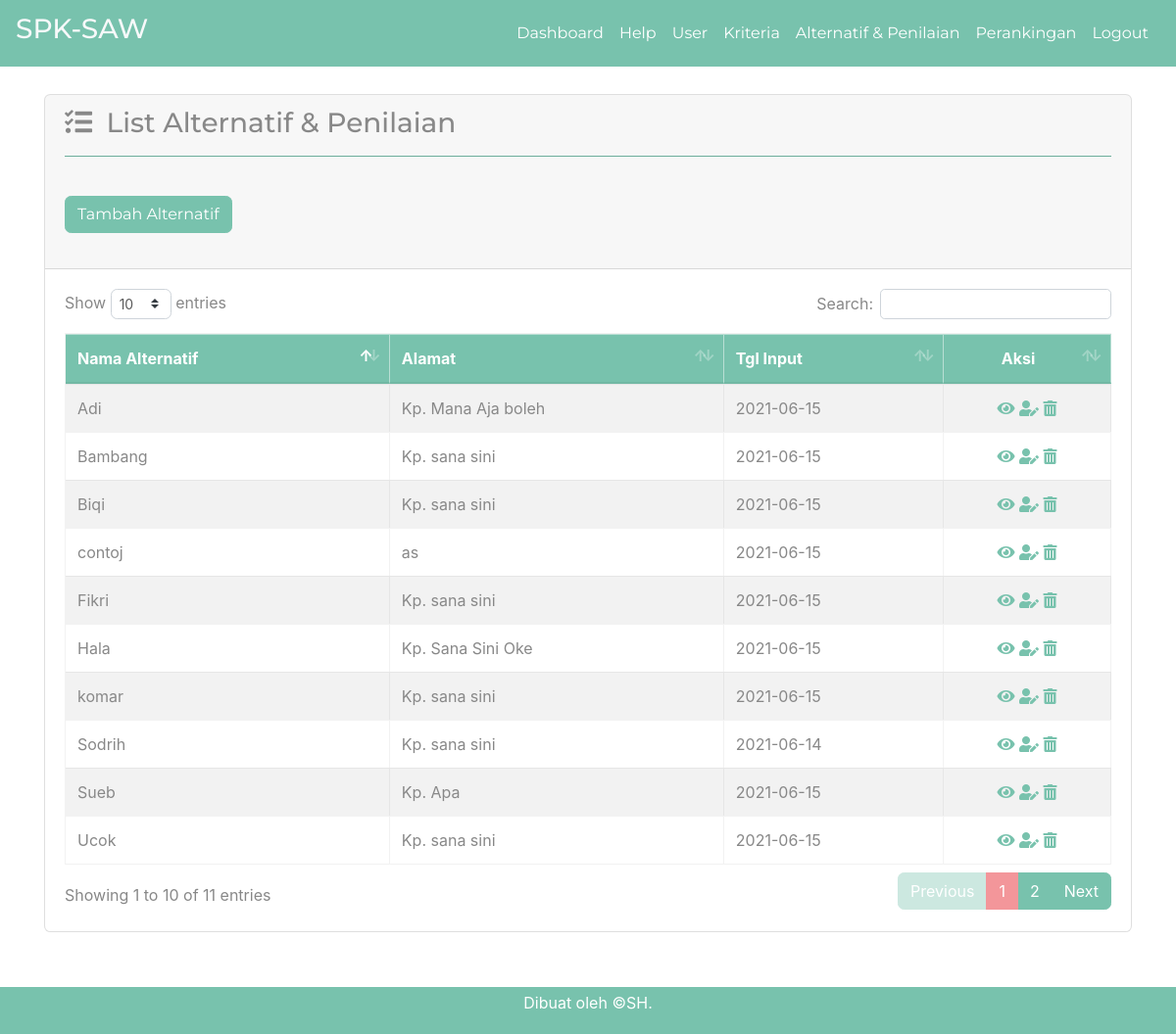
Page /list-alternatif.php (signed in) on the committed database.
### tables this page shows
CREATE TABLE `alternatif` (
  `id_alternatif` int(10) NOT NULL,
  `nama_alternatif` varchar(25) NOT NULL,
  `alamat` text NOT NULL,
  `tanggal_input` date NOT NULL
);

### list-alternatif.php (the view, shortened to what this page needs)
<?php require_once('includes/init.php'); ?>
<?php
require_once('head.php');
require_once('navbar.php');
?>
<div class="container pt-5 pb-2">
    <div class="row">
        <div class="col">
            <div class="card mb-5">
                <div class="card-header">
                    <h3><i class="fa fa-tasks ">&nbsp</i> List Alternatif & Penilaian</h3>
                    <hr class="bg-primary">
                    <br>
                    <a class="btn btn-primary " href="tambah-alternatif.php" role="button">Tambah Alternatif</a><br>
                    <br>
                    <?php
                    $query = $pdo->prepare('SELECT * FROM alternatif');
                    $query->execute();
                    $query->setFetchMode(PDO::FETCH_ASSOC);
                    if($query->rowCount() > 0):
                    ?>
                </div>
                <div class="card-body">
                    <div class="table-responsive">
                        <table class="table table-striped table-hover table-bordered" >
                            <thead class="table-primary">
                                <tr>
                                    <th scope="col">Nama Alternatif</th>
                                    <th scope="col">Alamat</th>
                                    <th scope="col">Tgl Input</th>
                                    <th scope="col"class="text-center">Aksi</th>
                                </tr>
                            </thead>
                            <tbody>
                                <?php while($hasil = $query->fetch()): ?>
                                    <tr>
                                        <td><?php echo $hasil['nama_alternatif']; ?></td>
                                        <td><?php echo $hasil['alamat']; ?></td>
                                        <td><?php echo $hasil['tanggal_input']; ?></td>
                                        <td class="text-center"><a href="single-alternatif.php?id=<?php echo $hasil['id_alternatif']; ?>"><i class="fa fa-eye" data-toggle="tooltip" title="Lihat"> </i></a>
                                        <a href="edit-alternatif.php?id=<?php echo $hasil['id_alternatif']; ?>"><i class="fa fa-user-edit" data-toggle="tooltip" title="Edit"></i> </a>
                                        <a href="hapus-alternatif.php?id=<?php echo $hasil['id_alternatif']; ?>" class="yakin-hapus"><i class="fa fa-trash-alt" data-toggle="tooltip" title="Delete"> </i></td>
                                    </tr>
                                <?php endwhile; ?>
                            </tbody>
                        </table>
                    </div>
                </div>
            </div>
        </div>
    </div>
</div>
                <?php else: ?>
                    <p>Maaf, belum ada data untuk alternatif.</p>
                <?php endif; ?>
<?php
require_once('foot.php');

### rows in the picture
alternatif: nama_alternatif "Sodrih", alamat "Kp. sana sini", tanggal_input "2021-06-14"
alternatif: nama_alternatif "Ucok", alamat "Kp. sana sini", tanggal_input "2021-06-15"
alternatif: nama_alternatif "Bambang", alamat "Kp. sana sini", tanggal_input "2021-06-15"
alternatif: nama_alternatif "Fikri", alamat "Kp. sana sini", tanggal_input "2021-06-15"
alternatif: nama_alternatif "Biqi", alamat "Kp. sana sini", tanggal_input "2021-06-15"
alternatif: nama_alternatif "komar", alamat "Kp. sana sini", tanggal_input "2021-06-15"
alternatif: nama_alternatif "Adi", alamat "Kp. Mana Aja boleh", tanggal_input "2021-06-15"
alternatif: nama_alternatif "Sueb", alamat "Kp. Apa", tanggal_input "2021-06-15"
alternatif: nama_alternatif "Hala", alamat "Kp. Sana Sini Oke", tanggal_input "2021-06-15"
alternatif: nama_alternatif "contoj", alamat "as", tanggal_input "2021-06-15"
